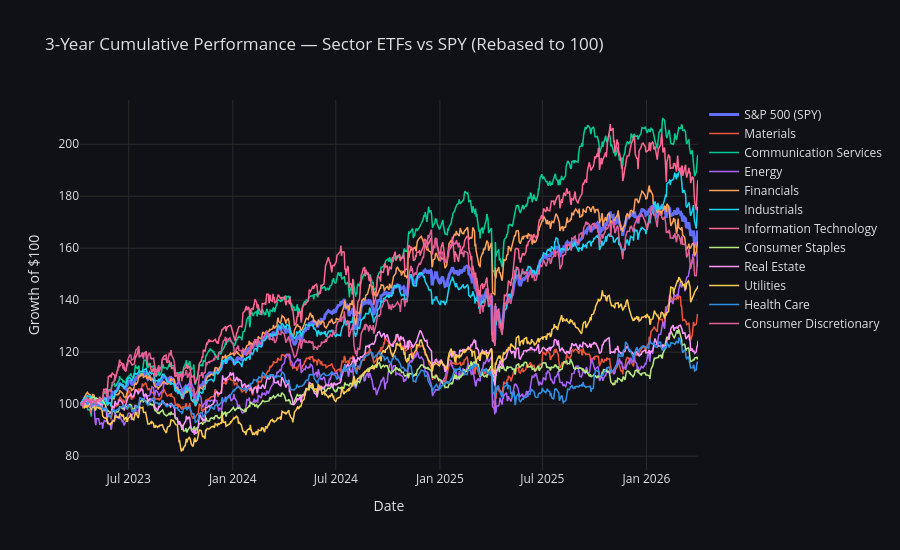

The notebook cell saved with this chart:
### Code cell
# ── 4b. Indexed cumulative performance (base = 100) over 3 years ──────────────

three_years_ago = (TODAY - timedelta(days=365*3)).strftime('%Y-%m-%d')
prices_3y = prices[prices.index >= three_years_ago].copy()

# Rebase to 100
rebased = prices_3y / prices_3y.iloc[0] * 100
rebased.columns = [etf_to_sector.get(c, c) for c in rebased.columns]

fig2 = go.Figure()
palette = px.colors.qualitative.Plotly + px.colors.qualitative.Dark24

for j, col in enumerate(rebased.columns):
    lw = 3 if col == 'S&P 500 (SPY)' else 1.5
    dash = 'solid'
    fig2.add_trace(go.Scatter(
        x=rebased.index,
        y=rebased[col],
        name=col,
        line=dict(width=lw, dash=dash, color=palette[j % len(palette)]),
        hovertemplate=f'<b>{col}</b><br>%{{x|%Y-%m-%d}}<br>%{{y:.1f}}<extra></extra>'
    ))

fig2.update_layout(
    title='3-Year Cumulative Performance — Sector ETFs vs SPY (Rebased to 100)',
    xaxis_title='Date',
    yaxis_title='Growth of $100',
    height=550,
    paper_bgcolor='#0f1117',
    plot_bgcolor='#0f1117',
    font=dict(color='#e0e0e0'),
    hovermode='x unified',
    legend=dict(orientation='v', x=1.01, y=1)
)
fig2.update_xaxes(showgrid=True, gridcolor='#2a2a2a')
fig2.update_yaxes(showgrid=True, gridcolor='#2a2a2a')
fig2.show()

### Figure 1 — Plotly figure (JSON) as saved in the notebook; plotly's stock layout.template omitted (floating-point values rounded to 4 significant figures; data arrays with more than 128 entries replaced by an {"elided": "..."} marker saying what was removed)
{"data": [{"hovertemplate": "<b>S&P 500 (SPY)</b><br>%{x|%Y-%m-%d}<br>%{y:.1f}<extra></extra>", "line": {"color": "#636EFA", "dash": "solid", "width": 3}, "name": "S&P 500 (SPY)", "type": "scatter", "x": {"elided": "750 str values"}, "y": {"elided": "750 float values"}}, {"hovertemplate": "<b>Materials</b><br>%{x|%Y-%m-%d}<br>%{y:.1f}<extra></extra>", "line": {"color": "#EF553B", "dash": "solid", "width": 1.5}, "name": "Materials", "type": "scatter", "x": {"elided": "750 str values"}, "y": {"elided": "750 float values"}}, {"hovertemplate": "<b>Communication Services</b><br>%{x|%Y-%m-%d}<br>%{y:.1f}<extra></extra>", "line": {"color": "#00CC96", "dash": "solid", "width": 1.5}, "name": "Communication Services", "type": "scatter", "x": {"elided": "750 str values"}, "y": {"elided": "750 float values"}}, {"hovertemplate": "<b>Energy</b><br>%{x|%Y-%m-%d}<br>%{y:.1f}<extra></extra>", "line": {"color": "#AB63FA", "dash": "solid", "width": 1.5}, "name": "Energy", "type": "scatter", "x": {"elided": "750 str values"}, "y": {"elided": "750 float values"}}, {"hovertemplate": "<b>Financials</b><br>%{x|%Y-%m-%d}<br>%{y:.1f}<extra></extra>", "line": {"color": "#FFA15A", "dash": "solid", "width": 1.5}, "name": "Financials", "type": "scatter", "x": {"elided": "750 str values"}, "y": {"elided": "750 float values"}}, {"hovertemplate": "<b>Industrials</b><br>%{x|%Y-%m-%d}<br>%{y:.1f}<extra></extra>", "line": {"color": "#19D3F3", "dash": "solid", "width": 1.5}, "name": "Industrials", "type": "scatter", "x": {"elided": "750 str values"}, "y": {"elided": "750 float values"}}, {"hovertemplate": "<b>Information Technology</b><br>%{x|%Y-%m-%d}<br>%{y:.1f}<extra></extra>", "line": {"color": "#FF6692", "dash": "solid", "width": 1.5}, "name": "Information Technology", "type": "scatter", "x": {"elided": "750 str values"}, "y": {"elided": "750 float values"}}, {"hovertemplate": "<b>Consumer Staples</b><br>%{x|%Y-%m-%d}<br>%{y:.1f}<extra></extra>", "line": {"color": "#B6E880", "dash": "solid", "width": 1.5}, "name": "Consumer Staples", "type": "scatter", "x": {"elided": "750 str values"}, "y": {"elided": "750 float values"}}, {"hovertemplate": "<b>Real Estate</b><br>%{x|%Y-%m-%d}<br>%{y:.1f}<extra></extra>", "line": {"color": "#FF97FF", "dash": "solid", "width": 1.5}, "name": "Real Estate", "type": "scatter", "x": {"elided": "750 str values"}, "y": {"elided": "750 float values"}}, {"hovertemplate": "<b>Utilities</b><br>%{x|%Y-%m-%d}<br>%{y:.1f}<extra></extra>", "line": {"color": "#FECB52", "dash": "solid", "width": 1.5}, "name": "Utilities", "type": "scatter", "x": {"elided": "750 str values"}, "y": {"elided": "750 float values"}}, {"hovertemplate": "<b>Health Care</b><br>%{x|%Y-%m-%d}<br>%{y:.1f}<extra></extra>", "line": {"color": "#2E91E5", "dash": "solid", "width": 1.5}, "name": "Health Care", "type": "scatter", "x": {"elided": "750 str values"}, "y": {"elided": "750 float values"}}, {"hovertemplate": "<b>Consumer Discretionary</b><br>%{x|%Y-%m-%d}<br>%{y:.1f}<extra></extra>", "line": {"color": "#E15F99", "dash": "solid", "width": 1.5}, "name": "Consumer Discretionary", "type": "scatter", "x": {"elided": "750 str values"}, "y": {"elided": "750 float values"}}], "layout": {"font": {"color": "#e0e0e0"}, "height": 550, "hovermode": "x unified", "legend": {"orientation": "v", "x": 1.01, "y": 1}, "paper_bgcolor": "#0f1117", "plot_bgcolor": "#0f1117", "title": {"text": "3-Year Cumulative Performance — Sector ETFs vs SPY (Rebased to 100)"}, "xaxis": {"gridcolor": "#2a2a2a", "showgrid": true, "title": {"text": "Date"}}, "yaxis": {"gridcolor": "#2a2a2a", "showgrid": true, "title": {"text": "Growth of $100"}}}}
